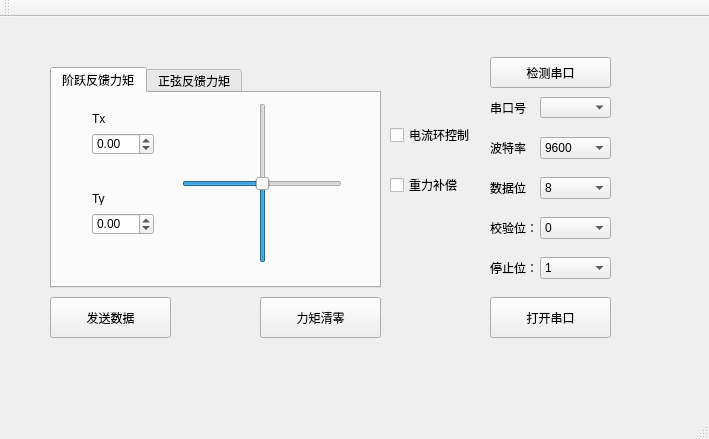
<?xml version="1.0" encoding="UTF-8"?>
<ui version="4.0">
 <class>SerialPortControlWindowClass</class>
 <widget class="QMainWindow" name="SerialPortControlWindowClass">
  <property name="geometry">
   <rect>
    <x>0</x>
    <y>0</y>
    <width>709</width>
    <height>439</height>
   </rect>
  </property>
  <property name="windowTitle">
   <string>SerialPortControlWindow</string>
  </property>
  <widget class="QWidget" name="centralWidget">
   <widget class="QLabel" name="StopBitslabel">
    <property name="geometry">
     <rect>
      <x>490</x>
      <y>240</y>
      <width>51</width>
      <height>21</height>
     </rect>
    </property>
    <property name="text">
     <string>停止位：</string>
    </property>
   </widget>
   <widget class="QLabel" name="Baudratelabel">
    <property name="geometry">
     <rect>
      <x>490</x>
      <y>120</y>
      <width>41</width>
      <height>21</height>
     </rect>
    </property>
    <property name="text">
     <string>波特率：</string>
    </property>
   </widget>
   <widget class="QLabel" name="DataBitslabel">
    <property name="geometry">
     <rect>
      <x>490</x>
      <y>160</y>
      <width>41</width>
      <height>21</height>
     </rect>
    </property>
    <property name="text">
     <string>数据位：</string>
    </property>
   </widget>
   <widget class="QPushButton" name="SearchButton">
    <property name="geometry">
     <rect>
      <x>490</x>
      <y>40</y>
      <width>121</width>
      <height>31</height>
     </rect>
    </property>
    <property name="text">
     <string>检测串口</string>
    </property>
    <property name="checkable">
     <bool>false</bool>
    </property>
   </widget>
   <widget class="QComboBox" name="BaudrateBox">
    <property name="geometry">
     <rect>
      <x>540</x>
      <y>120</y>
      <width>71</width>
      <height>22</height>
     </rect>
    </property>
    <property name="editable">
     <bool>false</bool>
    </property>
    <item>
     <property name="text">
      <string>9600</string>
     </property>
    </item>
    <item>
     <property name="text">
      <string>115200</string>
     </property>
    </item>
    <item>
     <property name="text">
      <string>460800</string>
     </property>
    </item>
   </widget>
   <widget class="QPushButton" name="SendButton">
    <property name="geometry">
     <rect>
      <x>50</x>
      <y>280</y>
      <width>121</width>
      <height>41</height>
     </rect>
    </property>
    <property name="text">
     <string>发送数据</string>
    </property>
   </widget>
   <widget class="QPushButton" name="OpenButton">
    <property name="geometry">
     <rect>
      <x>490</x>
      <y>280</y>
      <width>121</width>
      <height>41</height>
     </rect>
    </property>
    <property name="text">
     <string>打开串口</string>
    </property>
   </widget>
   <widget class="QComboBox" name="DataBitsBox">
    <property name="geometry">
     <rect>
      <x>540</x>
      <y>160</y>
      <width>71</width>
      <height>22</height>
     </rect>
    </property>
    <item>
     <property name="text">
      <string>8</string>
     </property>
    </item>
    <item>
     <property name="text">
      <string>16</string>
     </property>
    </item>
   </widget>
   <widget class="QCheckBox" name="PIDCheckBox">
    <property name="geometry">
     <rect>
      <x>390</x>
      <y>110</y>
      <width>81</width>
      <height>16</height>
     </rect>
    </property>
    <property name="text">
     <string>电流环控制</string>
    </property>
   </widget>
   <widget class="QTabWidget" name="tabWidget">
    <property name="geometry">
     <rect>
      <x>50</x>
      <y>50</y>
      <width>331</width>
      <height>221</height>
     </rect>
    </property>
    <property name="currentIndex">
     <number>0</number>
    </property>
    <widget class="QWidget" name="tab_1">
     <attribute name="title">
      <string>阶跃反馈力矩</string>
     </attribute>
     <widget class="QDoubleSpinBox" name="TxdoubleSpinBox">
      <property name="geometry">
       <rect>
        <x>40</x>
        <y>40</y>
        <width>62</width>
        <height>22</height>
       </rect>
      </property>
      <property name="minimum">
       <double>-0.500000000000000</double>
      </property>
      <property name="maximum">
       <double>0.500000000000000</double>
      </property>
      <property name="singleStep">
       <double>0.010000000000000</double>
      </property>
     </widget>
     <widget class="QLabel" name="Txlabel">
      <property name="geometry">
       <rect>
        <x>40</x>
        <y>20</y>
        <width>54</width>
        <height>12</height>
       </rect>
      </property>
      <property name="text">
       <string>Tx</string>
      </property>
     </widget>
     <widget class="QLabel" name="Tylabel">
      <property name="geometry">
       <rect>
        <x>40</x>
        <y>100</y>
        <width>54</width>
        <height>12</height>
       </rect>
      </property>
      <property name="text">
       <string>Ty</string>
      </property>
     </widget>
     <widget class="QDoubleSpinBox" name="TydoubleSpinBox">
      <property name="geometry">
       <rect>
        <x>40</x>
        <y>120</y>
        <width>62</width>
        <height>22</height>
       </rect>
      </property>
      <property name="minimum">
       <double>-0.500000000000000</double>
      </property>
      <property name="maximum">
       <double>0.500000000000000</double>
      </property>
      <property name="singleStep">
       <double>0.010000000000000</double>
      </property>
     </widget>
     <widget class="QSlider" name="TxSlider">
      <property name="geometry">
       <rect>
        <x>130</x>
        <y>80</y>
        <width>160</width>
        <height>22</height>
       </rect>
      </property>
      <property name="minimum">
       <number>-50</number>
      </property>
      <property name="maximum">
       <number>50</number>
      </property>
      <property name="value">
       <number>0</number>
      </property>
      <property name="orientation">
       <enum>Qt::Horizontal</enum>
      </property>
     </widget>
     <widget class="QSlider" name="TySlider">
      <property name="geometry">
       <rect>
        <x>200</x>
        <y>10</y>
        <width>22</width>
        <height>160</height>
       </rect>
      </property>
      <property name="minimum">
       <number>-50</number>
      </property>
      <property name="maximum">
       <number>50</number>
      </property>
      <property name="value">
       <number>0</number>
      </property>
      <property name="orientation">
       <enum>Qt::Vertical</enum>
      </property>
     </widget>
    </widget>
    <widget class="QWidget" name="tab_2">
     <attribute name="title">
      <string>正弦反馈力矩</string>
     </attribute>
     <widget class="QLabel" name="Wylabel">
      <property name="geometry">
       <rect>
        <x>170</x>
        <y>90</y>
        <width>54</width>
        <height>12</height>
       </rect>
      </property>
      <property name="text">
       <string>Wy</string>
      </property>
     </widget>
     <widget class="QLabel" name="Wxlabel">
      <property name="geometry">
       <rect>
        <x>170</x>
        <y>30</y>
        <width>54</width>
        <height>12</height>
       </rect>
      </property>
      <property name="text">
       <string>Wx</string>
      </property>
     </widget>
     <widget class="QDoubleSpinBox" name="WydoubleSpinBox">
      <property name="geometry">
       <rect>
        <x>170</x>
        <y>110</y>
        <width>62</width>
        <height>22</height>
       </rect>
      </property>
      <property name="maximum">
       <double>6.300000000000000</double>
      </property>
      <property name="singleStep">
       <double>0.010000000000000</double>
      </property>
     </widget>
     <widget class="QDoubleSpinBox" name="WxdoubleSpinBox">
      <property name="geometry">
       <rect>
        <x>170</x>
        <y>50</y>
        <width>62</width>
        <height>22</height>
       </rect>
      </property>
      <property name="maximum">
       <double>6.300000000000000</double>
      </property>
      <property name="singleStep">
       <double>0.010000000000000</double>
      </property>
     </widget>
     <widget class="QLabel" name="Axlabel">
      <property name="geometry">
       <rect>
        <x>50</x>
        <y>30</y>
        <width>54</width>
        <height>12</height>
       </rect>
      </property>
      <property name="lineWidth">
       <number>1</number>
      </property>
      <property name="text">
       <string>Ax</string>
      </property>
     </widget>
     <widget class="QDoubleSpinBox" name="AydoubleSpinBox">
      <property name="geometry">
       <rect>
        <x>50</x>
        <y>110</y>
        <width>62</width>
        <height>22</height>
       </rect>
      </property>
      <property name="maximum">
       <double>0.500000000000000</double>
      </property>
      <property name="singleStep">
       <double>0.010000000000000</double>
      </property>
     </widget>
     <widget class="QDoubleSpinBox" name="AxdoubleSpinBox">
      <property name="geometry">
       <rect>
        <x>50</x>
        <y>50</y>
        <width>62</width>
        <height>22</height>
       </rect>
      </property>
      <property name="maximum">
       <double>0.500000000000000</double>
      </property>
      <property name="singleStep">
       <double>0.010000000000000</double>
      </property>
     </widget>
     <widget class="QLabel" name="Aylabel">
      <property name="geometry">
       <rect>
        <x>50</x>
        <y>90</y>
        <width>54</width>
        <height>12</height>
       </rect>
      </property>
      <property name="text">
       <string>Ay</string>
      </property>
     </widget>
    </widget>
   </widget>
   <widget class="QLabel" name="Paritylabel">
    <property name="geometry">
     <rect>
      <x>490</x>
      <y>200</y>
      <width>51</width>
      <height>21</height>
     </rect>
    </property>
    <property name="text">
     <string>校验位：</string>
    </property>
   </widget>
   <widget class="QComboBox" name="PortNameBox">
    <property name="geometry">
     <rect>
      <x>540</x>
      <y>80</y>
      <width>71</width>
      <height>21</height>
     </rect>
    </property>
   </widget>
   <widget class="QLabel" name="PortNamelabel">
    <property name="geometry">
     <rect>
      <x>490</x>
      <y>80</y>
      <width>41</width>
      <height>21</height>
     </rect>
    </property>
    <property name="text">
     <string>串口号：</string>
    </property>
   </widget>
   <widget class="QComboBox" name="ParityBox">
    <property name="geometry">
     <rect>
      <x>540</x>
      <y>200</y>
      <width>71</width>
      <height>22</height>
     </rect>
    </property>
    <item>
     <property name="text">
      <string>0</string>
     </property>
    </item>
    <item>
     <property name="text">
      <string>1</string>
     </property>
    </item>
   </widget>
   <widget class="QCheckBox" name="GravityCheckBox">
    <property name="geometry">
     <rect>
      <x>390</x>
      <y>160</y>
      <width>71</width>
      <height>16</height>
     </rect>
    </property>
    <property name="text">
     <string>重力补偿</string>
    </property>
   </widget>
   <widget class="QComboBox" name="StopBitsBox">
    <property name="geometry">
     <rect>
      <x>540</x>
      <y>240</y>
      <width>71</width>
      <height>22</height>
     </rect>
    </property>
    <item>
     <property name="text">
      <string>1</string>
     </property>
    </item>
    <item>
     <property name="text">
      <string>2</string>
     </property>
    </item>
    <item>
     <property name="text">
      <string/>
     </property>
    </item>
   </widget>
   <widget class="QPushButton" name="ZeroButton">
    <property name="geometry">
     <rect>
      <x>260</x>
      <y>280</y>
      <width>121</width>
      <height>41</height>
     </rect>
    </property>
    <property name="text">
     <string>力矩清零</string>
    </property>
   </widget>
  </widget>
  <widget class="QMenuBar" name="menuBar">
   <property name="geometry">
    <rect>
     <x>0</x>
     <y>0</y>
     <width>709</width>
     <height>23</height>
    </rect>
   </property>
  </widget>
  <widget class="QToolBar" name="mainToolBar">
   <attribute name="toolBarArea">
    <enum>TopToolBarArea</enum>
   </attribute>
   <attribute name="toolBarBreak">
    <bool>false</bool>
   </attribute>
  </widget>
  <widget class="QStatusBar" name="statusBar"/>
 </widget>
 <layoutdefault spacing="6" margin="11"/>
 <resources>
  <include location="SerialPortControlWindow.qrc"/>
 </resources>
 <connections/>
</ui>
